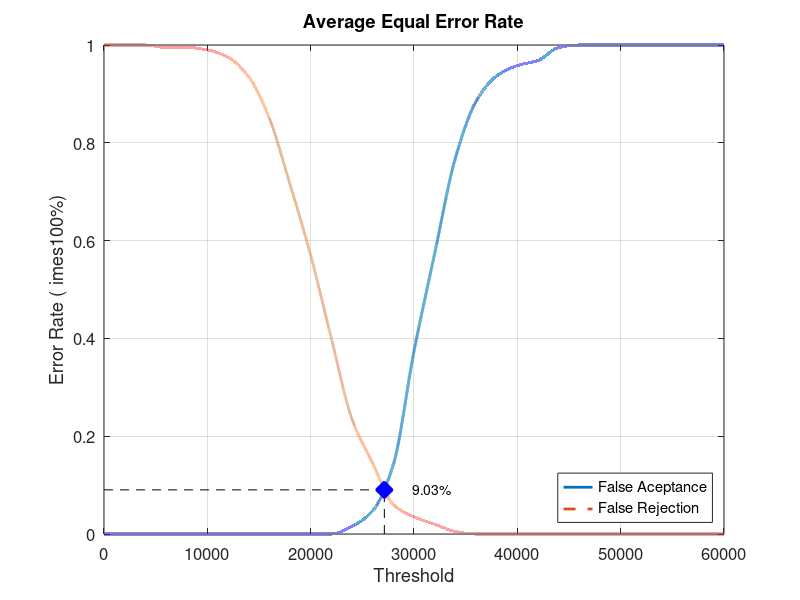
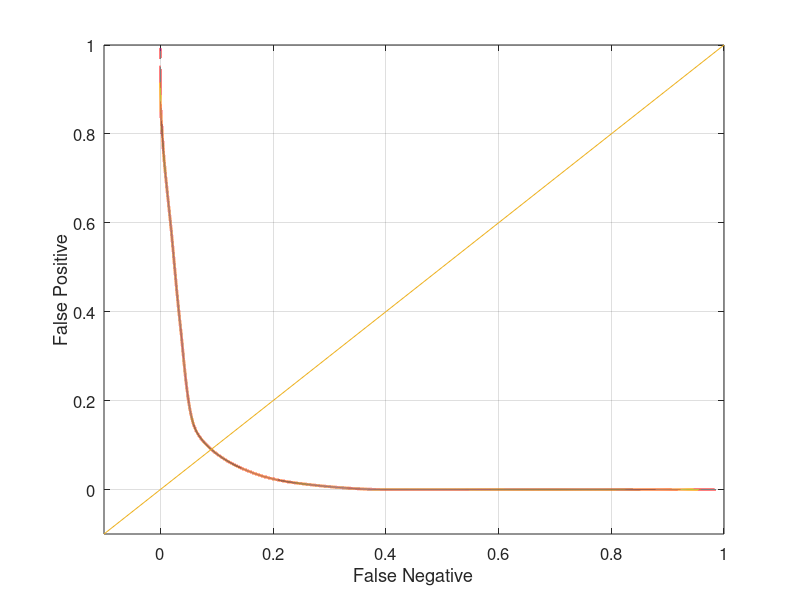

Write MATLAB code to recreate these figures, in order.
close all;
clear;
clc;
x = 0:2000:60000;
xq = 0:0.5:60000;

y0 = [0 0 0 0 0 0 0 0 0 0 0 0 0.0157895 0.0473684 0.142105 0.373684 0.573684 0.768421 0.884211 0.936842 0.957895 0.968421 0.994737 1 1 1 1 1 1 1 1]
yy0 = interp1(x, y0, xq, 'pchip');
y1 = [1 1 1 0.995 0.995 0.99 0.975 0.935 0.85 0.715 0.57 0.4 0.235 0.145 0.06 0.035 0.02 0.005 0 0 0 0 0 0 0 0 0 0 0 0 0]
yy1 = interp1(x, y1, xq, 'pchip');

% Calculating EER: 
y2 = abs(y0 - y1);
find(y2 == min(y2))
yy2 = abs(yy0 - yy1);
xEER = find(yy2 == min(yy2));
xEERIndex = xq(xEER) % X-axis EER
yEER = yy0(xEER) % Y-axis EER

main = figure
plot(xq, yy0,'-','LineWidth', 2);	hold on
plot(xq, yy1,'--','LineWidth', 2);	hold on
plot([xEERIndex xEERIndex], [0 yEER], 'k--');	hold on
plot([0 xEERIndex], [yEER yEER], 'k--');	hold on
plot(xEERIndex, yEER, 'bx', 'LineWidth', 10);	hold on
text(xEERIndex + 10 * xEERIndex / 100, yEER, [num2str(round((10000 * yEER)) / 100) '%'])
legend('False Aceptance', 'False Rejection', 'Location', 'SouthEast')
xlabel('Threshold')
ylabel('Error Rate (	imes100%)')
title('Average Equal Error Rate')
set(gca, 'FontSize', 12)
axis([0 60000 0 1])
grid on

print(main, 'Database5_2Main', '-dpng');
FNRxFPR = figure('Color', [1 1 1]);
plot(yy1, yy0, '-', yy1, yy0, 'LineWidth', 2);
hold on
y = -0.1:0.1:1
plot(y, y); 
set(gca, 'FontSize', 12)
xlabel('False Negative')
ylabel('False Positive')
axis([-0.1 1 -0.1 1])
set(gca, 'FontSize', 12)
grid on

print(FNRxFPR, 'Database5_2FNRxFPR','-dpng');
